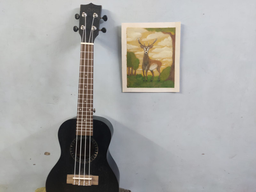
#> input picture Sample 1/Sample 1.png, 256 x 192 px, shrunk from 1600 x 1200 before the run, found by its file name
$ jupyter execute --allow-errors Local_Image_Quantization.ipynb   (shell and % lines are left out)
#> lines starting #> are read from the running program, lines starting #| are printed output that depends on the picture
[cell 1]
from PIL import Image
import PIL
import cv2
import numpy as np

# Uploading Image

[cell 2]
img = cv2.imread("Image-Quantization/Images/Sample 1.png",cv2.COLOR_BGR2RGB)
#> img is the input picture: shape (192, 256, 3); mean B, G, R 164.9, 167, 167.8

[cell 3]
from IPython.display import Image
Image('Image-Quantization/Images/Sample 1.png')

# Seperating Colours as one dimensional vectors

[cell 4]
r=img[:,:,0]
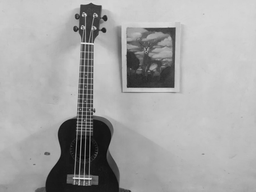
#> r: shape (192, 256); min 3, max 230, mean 164.9
g=img[:,:,1]
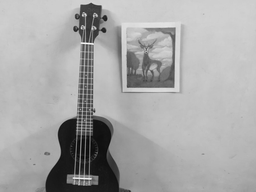
#> g: shape (192, 256); min 4, max 253, mean 167
b=img[:,:,2]
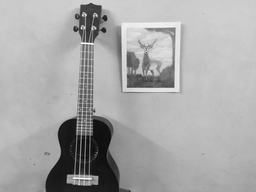
#> b: shape (192, 256); min 5, max 255, mean 167.8
r=r.flatten()
g=g.flatten()
b=b.flatten()
img_data=np.dstack((r,g,b))[0]

# Importing Kmeans

[cell 5]
from sklearn.cluster import MiniBatchKMeans

# Function for Applying KMeans to the Pixel Data and reconstructing the Image

[cell 6]
def reconstruct(img,bits):
#> called with bits = 4
  n=2**bits
  km=MiniBatchKMeans(n,random_state=1)
  labels=km.fit_predict(img_data)
  ri=np.zeros(img.shape)
  for i in range(img.shape[0]):
    t=km.predict(img[i])
    #ri[i,:] = [km.cluster_centers_[l] for l in t]
  return(ri)

## Reconstructed Image (4 bit Quantization)

[cell 7]
ri4=reconstruct(img,4)
#> ri4: shape (192, 256, 3) float64; every value is 0
cv2.imwrite('Image-Quantization/Images/4bit Reconstructed1.png',ri4)
Image('Image-Quantization/Images/4bit Reconstructed1.png')

## Reconstructed Image (8 bit Quantization)

[cell 8]
ri8=reconstruct(img,8)
cv2.imwrite('Image-Quantization/Images/8bit Reconstructed1.png',ri8)
Image('Image-Quantization/Images/8bit Reconstructed1.png')

## Reconstructed Image (12 bit Quantization)

[cell 9]
ri12=reconstruct(img,12)
